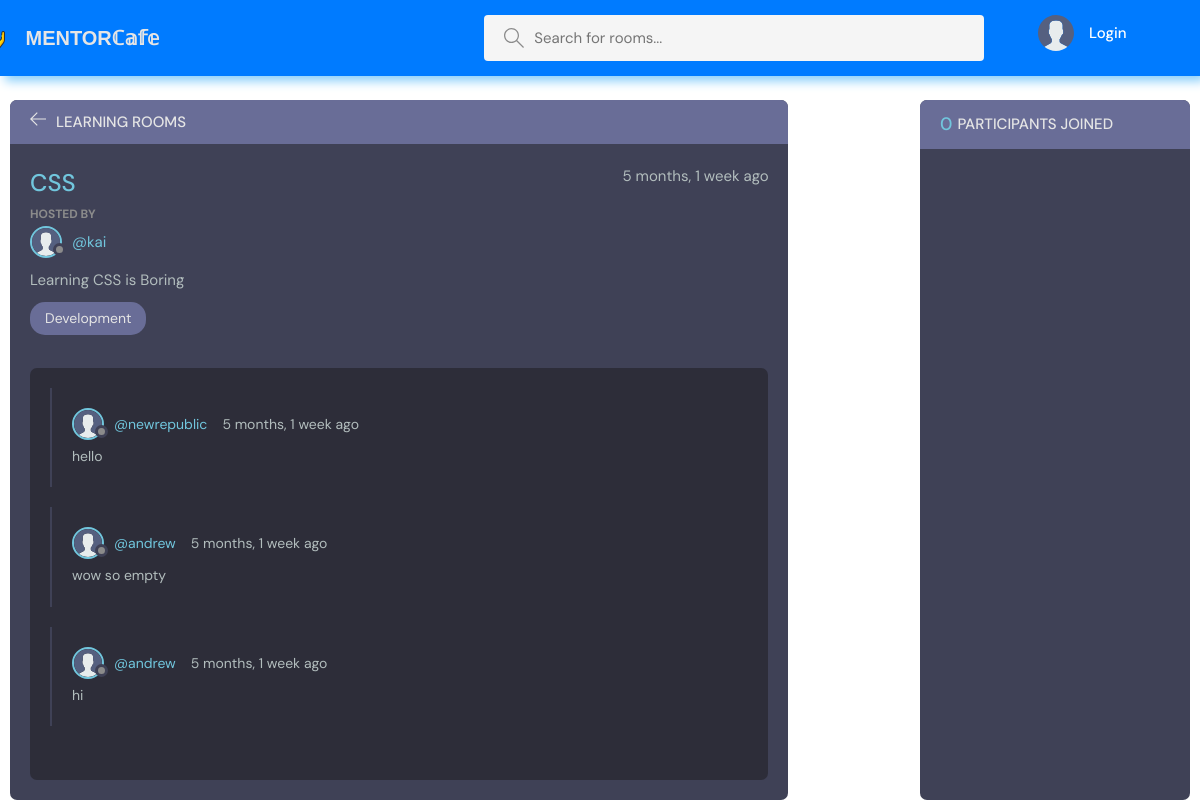
Page /room/4 on the committed database.
### base/models.py (models this page shows, shortened)
class Room(models.Model):
    host = models.ForeignKey(User,on_delete=models.SET_NULL,null=True)
    topic = models.ForeignKey(Topic,on_delete=models.SET_NULL,null=True)
    name = models.CharField(max_length=255)
    description = models.TextField(null=True,blank=True)
    participants = models.ManyToManyField(User,related_name='participants',blank=True)
    updated = models.DateTimeField(auto_now_add=True)
    created = models.DateTimeField(auto_now_add=True)
    class Meta:
        ordering = ['-updated','created']

class Topic(models.Model):
    name = models.CharField(max_length=255)

class Message(models.Model):
    user = models.ForeignKey(User,on_delete=models.CASCADE)
    room = models.ForeignKey(Room,on_delete=models.CASCADE)
    body = models.TextField()
    updated = models.DateTimeField(auto_now_add=True)
    created = models.DateTimeField(auto_now_add=True)

### base/views.py (the view, shortened to what this page needs)
# urls.py: path('room/<slug:pk>', views.room, name ="room"),
def room(request,pk):
    room = Room.objects.get(id=pk)
    room_messages = room.message_set.all().order_by('-created')
    participants = room.participants.all()
    context = {'room' : room, 'room_messages' : room_messages, 'participants':participants}
    return render(request, 'base/room.html',context)

### base/templates/base/room.html (shortened to what this page needs)
{% extends 'main.html' %}
{% load static%}
{% block content %}
<main class="profile-page layout layout--2">
  <div class="container">
    <div class="room">
      <div class="room__top">
        <div class="room__topLeft">
          <a href="{% url 'home' %}">
            <svg version="1.1" xmlns="http://www.w3.org/2000/svg" width="32" height="32" viewBox="0 0 32 32">
              <title>arrow-left</title>
              <path
                d="M13.723 2.286l-13.723 13.714 13.719 13.714 1.616-1.611-10.96-10.96h27.625v-2.286h-27.625l10.965-10.965-1.616-1.607z"
              ></path>
            </svg>
          </a>
          <h3>Learning Rooms</h3>
        </div>
      </div>
      <div class="room__box scroll">
        <div class="room__header scroll">
          <div class="room__info">
            <h3>{{room.name}}</h3>
            <span>{{room.created|timesince}} ago</span>
          </div>
          <div class="room__hosted">
            <p>Hosted By</p>
            <a href="{% url 'profile' room.host.id %}" class="room__author">
              <div class="avatar avatar--small">
                <img src="{% static 'images/avatar.svg'%}" />
              </div>
              <span>@{{room.host}}</span>
            </a>
          </div>
          <div class="room__details">
            {{room.description}}
          </div>
          <span class="room__topics">{{room.topic.name}}</span>
        </div>
        <div class="room__conversation">
          <div class="threads scroll">
            {%for message in room_messages %}
            <div class="thread">
              <div class="thread__top">
                <div class="thread__author">
                  <a href="{% url 'profile' message.user.id %}" class="thread__authorInfo">
                    <div class="avatar avatar--small">
                      <img src="{% static 'images/avatar.svg'%}" />
                    </div>
                    <span>@{{message.user}}</span>
                  </a>
                  <span class="thread__date">{{message.created|timesince}} ago</span>
                </div>
              </div>
              <div class="thread__details">
                {{message.body}}
              </div>
            </div>
            {%endfor%}
          </div>
        </div>
      </div>
      <div class="room__message">
      </div>
    </div>
    <div class="participants">
      <h3 class="participants__top"><span style="font-size: 18px;">{{participants.count}}</span> Participants Joined </h3>
      <div class="participants__list scroll">
      </div>
    </div>
  </div>
</main>
{%endblock%}

### static/styles/style.css (style rules this page uses)
:root { --color-main: #71c6dd; --color-main-light: #e1f6fb; --color-dark: #3f4156; --color-dark-medium: #51546e; --color-dark-light: #696d97; --color-light: #e5e5e5; --color-gray: #8b8b8b; --color-light-gray: #b2bdbd; --color-bg: #2d2d39; --color-success: #5dd693; --color-error: #fc4b0b; }
* { font-family: "DM Sans", -apple-system, BlinkMacSystemFont, "Segoe UI", Roboto, Oxygen, Ubuntu, Cantarell, "Open Sans", "Helvetica Neue", sans-serif; margin: 0; padding: 0; box-sizing: border-box; text-rendering: optimizeLegibility; font-size: inherit; }
html { font-size: 56.25%; }
@media only screen and (min-width: 1200px) { html { font-size: 62.5%; } }
body { line-height: 1.6; font-weight: 400; font-size: 1.5rem; color: var(--color-light-gray); background-color: WHITE; min-height: 100vh; }
img { width: 100%; }
a { display: inline-block; color: var(--color-main); text-decoration: none; }
.container { max-width: 120rem; width: 90%; margin: auto; }
.avatar { position: relative; display: inline-block; border-radius: 50%; border: 2px solid var(--color-main); }
.avatar img { display: block; border-radius: 50%; object-fit: cover; object-position: center; }
.avatar::after { content: ""; display: block; position: absolute; background-color: var(--color-gray); z-index: 111; border-radius: 50%; border: 0.3rem solid var(--color-dark); }
.avatar.avatar--small img { width: 2.8rem; height: 2.8rem; }
.avatar.avatar--small:after { width: 0.7rem; height: 0.7rem; bottom: 0px; right: -6px; }
.layout { margin-top: 2.4rem; }
.layout > .container { display: flex; justify-content: space-between; align-items: flex-start; }
.layout--2 > .container > div:first-child { flex-basis: 72%; }
.layout--2 > .container > div:last-child { flex-basis: 25%; }
.room { background: var(--color-dark); max-height: 87.5vh; border-radius: 0.7rem; overflow: hidden; position: relative; right: 50px; }
.participants { background: var(--color-dark); max-height: 87.5vh; border-radius: 0.7rem; overflow: hidden; position: relative; left: 50px; }
.room__top, .participants__top { background: var(--color-dark-light); display: flex; justify-content: space-between; align-items: center; padding: 1rem 2rem; position: relative; }
.room__top svg, .thread__top svg { width: 1.6rem; height: 1.6rem; fill: var(--color-light); cursor: pointer; }
.room__topLeft { display: flex; align-items: flex-end; gap: 1rem; }
.room__topLeft h3, .participants__top { text-transform: uppercase; font-weight: 500; color: var(--color-light); }
.room__topLeft svg { width: 1.6rem; height: 1.6rem; fill: var(--color-light); }
.room__header { max-height: 30vh; overflow-y: auto; position: absolute; width: 95%; background: var(--color-dark); z-index: 999; top: 4.4rem; padding-top: 2rem; padding-bottom: 1rem; }
.room__box { padding-left: 2rem; padding-right: 2rem; height: 80.5vh; padding-bottom: 0; }
.room__info { display: flex; justify-content: space-between; }
.room__info h3 { font-size: 2.4rem; font-weight: 500; color: var(--color-main); }
.room__hosted p { text-transform: uppercase; color: var(--color-gray); font-size: 1.2rem; font-weight: 700; line-height: 2; }
.room__author { display: flex; gap: 1rem; align-items: center; margin-bottom: 1rem; transition: all 0.3s ease-in-out; }
.room__topics { padding: 0.5rem 1.5rem; background: var(--color-dark-light); color: var(--color-light); display: inline-block; font-size: 1.4rem; border-radius: 1.5rem; margin: 1rem 0; }
.room__conversation { margin-top: 1rem; margin-bottom: 4rem; height: 64%; }
.threads { background: var(--color-bg); border-radius: 0.7rem; overflow-y: auto; height: 100%; margin-top: 28vh; padding: 0 2rem 4rem 2rem; }
.thread { border-left: 2px solid var(--color-dark); padding-left: 1rem; margin: 2rem 0; padding: 2rem; }
.thread__top { display: flex; align-items: center; justify-content: space-between; }
.thread__author { display: flex; align-items: center; gap: 1.5rem; font-size: 1.4rem; }
.thread__authorInfo { display: flex; align-items: center; gap: 1rem; }
.thread__details { font-size: 1.4rem; margin-top: 0.5rem; }
.room__message { padding: 2rem; position: absolute; z-index: 111; bottom: 0; left: 0; right: 0; background: transparent; }
.participants__top span { color: var(--color-main); font-size: 1.3rem; text-transform: none; }
.participants__top { justify-content: flex-start; gap: 0.5rem; }
.participants__list { padding: 2rem; height: 82.5vh; overflow-y: scroll; padding-bottom: 0; }

### rows in the picture
Room: name "CSS", created "5 months, 1 week", host "kai", description "Learning CSS is Boring", topic.name "Development"
Message: user "newrepublic", created "5 months, 1 week", body "hello"
Message: user "andrew", created "5 months, 1 week", body "wow so empty"
Message: user "andrew", created "5 months, 1 week", body "hi"

### other values in the picture
{{ participants.count }} "0"
